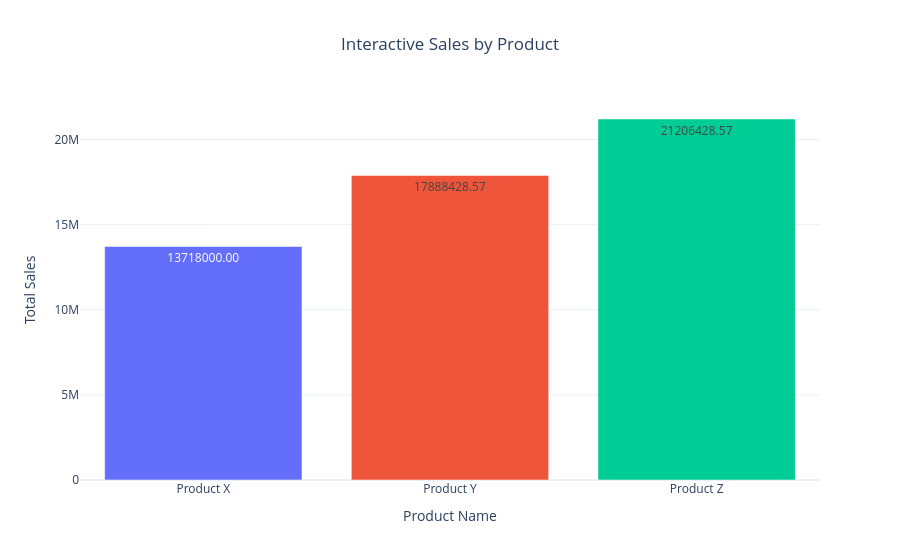

The notebook cell saved with this chart:
### Code cell
product_sales = (
    df.groupby("Product", as_index=False)["Total Sales Amount"]
      .sum()
)

product_sales
import plotly.express as px

fig = px.bar(
    product_sales,
    x="Product",
    y="Total Sales Amount",
    title="Interactive Sales by Product",
    text_auto=".2f",
    color="Product",
    labels={
        "Product": "Product Name",
        "Total Sales Amount": "Total Sales"
    }
)

fig.update_layout(
    template="plotly_white",
    title_x=0.5,
    showlegend=False
)

fig.show()

### Figure 1 — Plotly figure (JSON) as saved in the notebook; plotly's stock layout.template omitted (floating-point values rounded to 4 significant figures)
{"data": [{"alignmentgroup": "True", "hovertemplate": "Product Name=%{x}<br>Total Sales=%{y}<extra></extra>", "legendgroup": "Product X", "marker": {"color": "#636efa", "pattern": {"shape": ""}}, "name": "Product X", "offsetgroup": "Product X", "orientation": "v", "showlegend": true, "textposition": "auto", "texttemplate": "%{y:.2f}", "type": "bar", "x": ["Product X"], "xaxis": "x", "y": [13718000], "yaxis": "y"}, {"alignmentgroup": "True", "hovertemplate": "Product Name=%{x}<br>Total Sales=%{y}<extra></extra>", "legendgroup": "Product Y", "marker": {"color": "#EF553B", "pattern": {"shape": ""}}, "name": "Product Y", "offsetgroup": "Product Y", "orientation": "v", "showlegend": true, "textposition": "auto", "texttemplate": "%{y:.2f}", "type": "bar", "x": ["Product Y"], "xaxis": "x", "y": [17890000.0], "yaxis": "y"}, {"alignmentgroup": "True", "hovertemplate": "Product Name=%{x}<br>Total Sales=%{y}<extra></extra>", "legendgroup": "Product Z", "marker": {"color": "#00cc96", "pattern": {"shape": ""}}, "name": "Product Z", "offsetgroup": "Product Z", "orientation": "v", "showlegend": true, "textposition": "auto", "texttemplate": "%{y:.2f}", "type": "bar", "x": ["Product Z"], "xaxis": "x", "y": [21210000.0], "yaxis": "y"}], "layout": {"barmode": "relative", "legend": {"title": {"text": "Product Name"}, "tracegroupgap": 0}, "showlegend": false, "title": {"text": "Interactive Sales by Product", "x": 0.5}, "xaxis": {"anchor": "y", "categoryarray": ["Product X", "Product Y", "Product Z"], "categoryorder": "array", "domain": [0, 1], "title": {"text": "Product Name"}}, "yaxis": {"anchor": "x", "domain": [0, 1], "title": {"text": "Total Sales"}}}}
